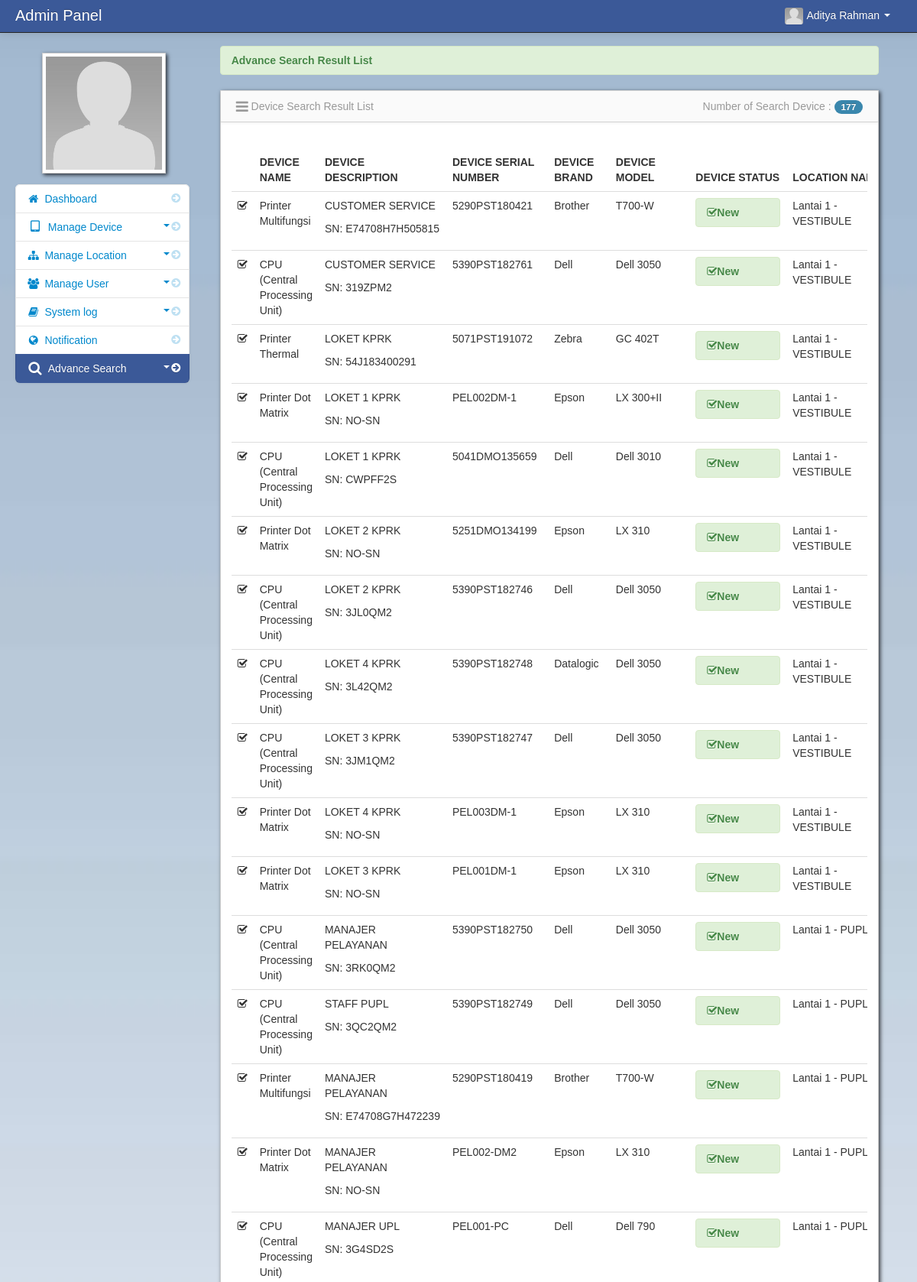
Page /perangkatit/admin/advance_search.php (signed in, upper part) on the committed database.
### tables this page shows
CREATE TABLE `stdevice` (
  `id` int(11) NOT NULL,
  `dev_id` int(11) NOT NULL,
  `dev_desc` varchar(128) NOT NULL,
  `dev_serial` varchar(128) NOT NULL,
  `dev_brand` varchar(128) NOT NULL,
  `dev_model` varchar(128) NOT NULL,
  `dev_status` varchar(128) NOT NULL
);

CREATE TABLE `device_name` (
  `dev_id` int(11) NOT NULL,
  `dev_name` varchar(100) NOT NULL
);

CREATE TABLE `stlocation` (
  `stdev_id` int(11) NOT NULL,
  `stdev_location_name` varchar(128) NOT NULL,
  `thumbnails` varchar(100) NOT NULL
);

### perangkatit/admin/session.php (called while the page is built, shortened)
<?php
$session_id=$_SESSION['id'];
?>

### perangkatit/admin/advance_search.php (the view, shortened to what this page needs)
<?php include('header.php'); ?>
<?php include('session.php'); ?>
<?php
$dev_name = $_POST['dev_name'];
$dev_serial = $_POST['dev_serial'];
$stdev_location_name = $_POST['stdev_location_name'];
?>
    <body>
		<?php include('navbar.php'); ?>
        <div class="container-fluid">
            <div class="row-fluid">
				<?php include('advance_search_slidebar.php'); ?>
				<div class="span9" id="content">
                     <div class="row-fluid">
					 <div class="empty">
			 	         <div class="alert alert-success">
                            <strong> Advance Search Result List</strong>
                       </div>
			        </div>
					 <?php
	             $count_item=mysqli_query($GLOBALS["___mysqli_ston"], "select * from stdevice
		                     LEFT JOIN location_details ON stdevice.id = location_details.id
		                     LEFT JOIN stlocation ON location_details.stdev_id = stlocation.stdev_id
							 LEFT JOIN device_name ON stdevice.dev_id=device_name.dev_id
		                     where dev_name LIKE '%$dev_name%'
							 and stdev_location_name LIKE '%$stdev_location_name%'
							 and dev_serial LIKE '%$dev_serial%'");
	             $count = mysqli_num_rows($count_item);
                 ?>
				   <div id="block_bg" class="block">
                        <div class="navbar navbar-inner block-header">
                             <div class="muted pull-left"><i class="icon-reorder icon-large"></i> Device Search Result List</div>
                          <div class="muted pull-right">
								Number of Search Device : <span class="badge badge-info"><?php  echo $count; ?></span>
							 </div>
						  </div>
<br/>
<div class="block-content collapse in">
    <div class="span12">
	<form action="" method="post">
  	<table cellpadding="0" cellspacing="0" border="0" class="table" id="example">
		<thead>
		        <tr>
					<th class="empty"></th>
					<th>Device Name</th>
					<th>Device Description </th>
					<th>Device Serial Number  </th>
			        <th>Device Brand  </th>
					<th>Device Model  </th>
					<th>Device Status  </th>
					<th>location Name </th>
		    </tr>
		</thead>
<tbody>
<?php
		$search_query = mysqli_query($GLOBALS["___mysqli_ston"], "select * from stdevice
		LEFT JOIN location_details ON stdevice.id = location_details.id
		LEFT JOIN stlocation ON location_details.stdev_id = stlocation.stdev_id
		LEFT JOIN device_name ON stdevice.dev_id=device_name.dev_id
		where dev_name LIKE '%$dev_name%'
		and stdev_location_name LIKE '%$stdev_location_name%'
		and dev_serial LIKE '%$dev_serial%'")or die(mysqli_error($GLOBALS["___mysqli_ston"]));
		while($row = mysqli_fetch_array($search_query)){
		?>
		<tr>
		<td><?php
		       if($row['dev_status']=='New')
		       {
			   echo '<i class="icon-check"></i><div id="hide"><strong>'.$row['dev_status'].'</strong></div>';
		       }
			  ?>
		</td>
			<td><?php echo $row['dev_name']; ?></td>
			<td><?php echo $row['dev_desc']; ?></td>
			<td><?php echo $row['dev_serial']; ?></td>
			<td><?php echo $row['dev_brand']; ?></td>
			<td><?php echo $row['dev_model']; ?></td>
			<td><?php
		       if($row['dev_status']=='New')
		       {
			   echo '<div class="alert alert-success"><i class="icon-check"></i><strong>'.$row['dev_status'].'</strong></div>';
		       }
			  ?></td>
			<td><?php echo $row['stdev_location_name']; ?></td>
		</tr>
	<?php } ?>
</tbody>
</table>
</form>
</div>
</div>
</div>
</div>
</div>
</div>
</div>
<?php include('script.php'); ?>
 </body>
</html>

### perangkatit/admin/navbar.php (shortened to what this page needs)
<div class="navbar navbar-inverse navbar-fixed-top">
          <div class="navbar-inner">
             <div class="container-fluid">
		 <div class="navbar-header">
                  <span class="brand" href="#">Admin Panel</span>
		 </div>
                  <div class="nav-collapse collapse">
                      <ul class="nav pull-right">
				<?php $query= mysqli_query($GLOBALS["___mysqli_ston"], "select * from admin where admin_id = '$session_id'")or die(mysqli_error($GLOBALS["___mysqli_ston"]));
					  $row = mysqli_fetch_array($query);
				?>
                          <li class="dropdown">
                              <a href="#" role="button" class="dropdown-toggle" data-toggle="dropdown"><img id="avatar1" class="img-responsive" src="<?php echo $row['adminthumbnails']; ?>">&nbsp;<?php echo $row['firstname']." ".$row['lastname'];  ?> <i class="caret"></i>
                              </a>
                          </li>
                      </ul>
                  </div>
              </div>
          </div>
      </div>

### perangkatit/admin/advance_search_slidebar.php (shortened to what this page needs)
 <div class="span3" id="sidebar">
           <div class="empty" >
   <img id="admin_avatar" class="img-polaroid" src="<?php echo $row['adminthumbnails']; ?>"></div>
                <ul class="nav nav-list bs-docs-sidenav nav-collapse collapse">
                     <li> <a href="dashboard.php"><i class="icon-chevron-right"></i><i class="icon-home"></i>&nbsp;Dashboard</a> </li>
		<li class="">
		    <a href="javascript:;" role="button" class="dropdown-toggle" data-toggle="collapse" data-target="#bs"><i class="icon-chevron-right"></i><i class="icon-tablet icon-large"></i>&nbsp;Manage Device
		    <div class="muted pull-right"><i class="caret"></i></div></a>
		</li>
	    <li>
		    <a href="javascript:;" role="button" class="dropdown-toggle" data-toggle="collapse" data-target="#bs1"><i class="icon-chevron-right"></i><i class="icon-sitemap"></i>&nbsp;Manage Location
			<div class="muted pull-right"><i class="caret"></i></div></a>
		</li>
		<li class="">
		    <a href="javascript:;" role="button" class="dropdown-toggle" data-toggle="collapse" data-target="#bs2"><i class="icon-chevron-right"></i><i class="icon-group"></i>&nbsp;Manage  User
			<div class="muted pull-right"><i class="caret"></i></div></a>
		</li>
		<li>
		    <a href="javascript:;" role="button" class="dropdown-toggle" data-toggle="collapse" data-target="#bs3"><i class="icon-chevron-right"></i><i class="icon-book"></i>&nbsp;System log
			<div class="muted pull-right"><i class="caret"></i></div></a>
		</li>
	    <li class="">
           <a href="notification.php"><i class="icon-chevron-right"></i><i class="icon-globe"></i>&nbsp;Notification
           </a>
           </li>
                    <li class="active">
                       <a href="javascript:;" role="button" class="dropdown-toggle" data-toggle="collapse" data-target="#bs4"><i class="icon-chevron-right"></i><i class="icon-search icon-large"></i>&nbsp;Advance Search
		   <div class="muted pull-right"><i class="caret"></i></div></a>
                    </li>
              </ul>
</div>

### perangkatit/admin/assets/styles.css (style rules this page uses)
body { padding-top: 60px; padding-bottom: 40px; background-color: #f5f5f5; }
#content { margin-left:0px; }
.block { background: url("../images/pixel-60fff.png") repeat scroll 0 0 rgba(0, 0, 0, 0) !important; border: 1px solid #ccc; background: white; margin: 1em 0em; border-top: none; -webkit-box-shadow: 2px 2px 5px rgba(0, 0, 6, 0.75); -moz-box-shadow: 2px 2px 5px rgba(0, 0, 6, 0.75); box-shadow: 2px 2px 5px rgba(0, 0, 6, 0.75); }
.block-content { margin: 1em; min-height: .25em; }
.block-header { margin-bottom: 0px; border-right: none; border-left: none; -webkit-border-radius: 0px; -moz-border-radius: 0px; border-radius: 0px; }
.block-header div { padding-top: 10px; }
.bs-docs-sidenav { max-width: 228px; margin: 30px 0 0; padding: 0; background-color: #fff; -webkit-border-radius: 6px; -moz-border-radius: 6px; border-radius: 6px; -webkit-box-shadow: 0 1px 4px rgba(0,0,0,.065); -moz-box-shadow: 0 1px 4px rgba(0,0,0,.065); box-shadow: 0 1px 4px rgba(0,0,0,.065); }
.bs-docs-sidenav > li > a { display: block; width: 190px \9; margin: 0 0 -1px; padding: 8px 14px; border: 1px solid #e5e5e5; }
.bs-docs-sidenav > li:first-child > a { -webkit-border-radius: 6px 6px 0 0; -moz-border-radius: 6px 6px 0 0; border-radius: 6px 6px 0 0; }
.bs-docs-sidenav > li:last-child > a { -webkit-border-radius: 0 0 6px 6px; -moz-border-radius: 0 0 6px 6px; border-radius: 0 0 6px 6px; }
.bs-docs-sidenav > .active > a { position: relative; z-index: 2; padding: 9px 15px; border: 0; text-shadow: 0 1px 0 rgba(0,0,0,.15); -webkit-box-shadow: inset 1px 0 0 rgba(0,0,0,.1), inset -1px 0 0 rgba(0,0,0,.1); -moz-box-shadow: inset 1px 0 0 rgba(0,0,0,.1), inset -1px 0 0 rgba(0,0,0,.1); box-shadow: inset 1px 0 0 rgba(0,0,0,.1), inset -1px 0 0 rgba(0,0,0,.1); }
.bs-docs-sidenav .icon-chevron-right { float: right; margin-top: 2px; margin-right: -6px; opacity: .25; }
.bs-docs-sidenav .active .icon-chevron-right, .bs-docs-sidenav .active a:hover .icon-chevron-right { opacity: 1; }

### rows in the picture
stdevice: dev.dev_name "Printer Multifungsi", dev_desc "CUSTOMER SERVICE SN: E74708H7H505815", dev_serial "5290PST180421", dev_brand "Brother", dev_model "T700-W", dev_status "New", stlocation.stdev_location_name "Lantai 1 - VESTIBULE"
stdevice: dev.dev_name "CPU (Central Processing Unit)", dev_desc "CUSTOMER SERVICE SN: 319ZPM2", dev_serial "5390PST182761", dev_brand "Dell", dev_model "Dell 3050", dev_status "New", stlocation.stdev_location_name "Lantai 1 - VESTIBULE"
stdevice: dev.dev_name "Printer Thermal", dev_desc "LOKET KPRK SN: 54J183400291", dev_serial "5071PST191072", dev_brand "Zebra", dev_model "GC 402T", dev_status "New", stlocation.stdev_location_name "Lantai 1 - VESTIBULE"
stdevice: dev.dev_name "Printer Dot Matrix", dev_desc "LOKET 1 KPRK SN: NO-SN", dev_serial "PEL002DM-1", dev_brand "Epson", dev_model "LX 300+II", dev_status "New", stlocation.stdev_location_name "Lantai 1 - VESTIBULE"
stdevice: dev.dev_name "CPU (Central Processing Unit)", dev_desc "LOKET 1 KPRK SN: CWPFF2S", dev_serial "5041DMO135659", dev_brand "Dell", dev_model "Dell 3010", dev_status "New", stlocation.stdev_location_name "Lantai 1 - VESTIBULE"
stdevice: dev.dev_name "Printer Dot Matrix", dev_desc "LOKET 2 KPRK SN: NO-SN", dev_serial "5251DMO134199", dev_brand "Epson", dev_model "LX 310", dev_status "New", stlocation.stdev_location_name "Lantai 1 - VESTIBULE"
stdevice: dev.dev_name "CPU (Central Processing Unit)", dev_desc "LOKET 2 KPRK SN: 3JL0QM2", dev_serial "5390PST182746", dev_brand "Dell", dev_model "Dell 3050", dev_status "New", stlocation.stdev_location_name "Lantai 1 - VESTIBULE"
stdevice: dev.dev_name "CPU (Central Processing Unit)", dev_desc "LOKET 4 KPRK SN: 3L42QM2", dev_serial "5390PST182748", dev_brand "Datalogic", dev_model "Dell 3050", dev_status "New", stlocation.stdev_location_name "Lantai 1 - VESTIBULE"
stdevice: dev.dev_name "CPU (Central Processing Unit)", dev_desc "LOKET 3 KPRK SN: 3JM1QM2", dev_serial "5390PST182747", dev_brand "Dell", dev_model "Dell 3050", dev_status "New", stlocation.stdev_location_name "Lantai 1 - VESTIBULE"
stdevice: dev.dev_name "Printer Dot Matrix", dev_desc "LOKET 4 KPRK SN: NO-SN", dev_serial "PEL003DM-1", dev_brand "Epson", dev_model "LX 310", dev_status "New", stlocation.stdev_location_name "Lantai 1 - VESTIBULE"
stdevice: dev.dev_name "Printer Dot Matrix", dev_desc "LOKET 3 KPRK SN: NO-SN", dev_serial "PEL001DM-1", dev_brand "Epson", dev_model "LX 310", dev_status "New", stlocation.stdev_location_name "Lantai 1 - VESTIBULE"
stdevice: dev.dev_name "CPU (Central Processing Unit)", dev_desc "MANAJER PELAYANAN SN: 3RK0QM2", dev_serial "5390PST182750", dev_brand "Dell", dev_model "Dell 3050", dev_status "New", stlocation.stdev_location_name "Lantai 1 - PUPL"
stdevice: dev.dev_name "CPU (Central Processing Unit)", dev_desc "STAFF PUPL SN: 3QC2QM2", dev_serial "5390PST182749", dev_brand "Dell", dev_model "Dell 3050", dev_status "New", stlocation.stdev_location_name "Lantai 1 - PUPL"
stdevice: dev.dev_name "Printer Multifungsi", dev_desc "MANAJER PELAYANAN SN: E74708G7H472239", dev_serial "5290PST180419", dev_brand "Brother", dev_model "T700-W", dev_status "New", stlocation.stdev_location_name "Lantai 1 - PUPL"
stdevice: dev.dev_name "Printer Dot Matrix", dev_desc "MANAJER PELAYANAN SN: NO-SN", dev_serial "PEL002-DM2", dev_brand "Epson", dev_model "LX 310", dev_status "New", stlocation.stdev_location_name "Lantai 1 - PUPL"
stdevice: dev.dev_name "CPU (Central Processing Unit)", dev_desc "MANAJER UPL SN: 3G4SD2S", dev_serial "PEL001-PC", dev_brand "Dell", dev_model "Dell 790", dev_status "New", stlocation.stdev_location_name "Lantai 1 - PUPL"

### other values in the picture
$row['firstname'] "Aditya"
$row['lastname'] "Rahman"
$count "177"
